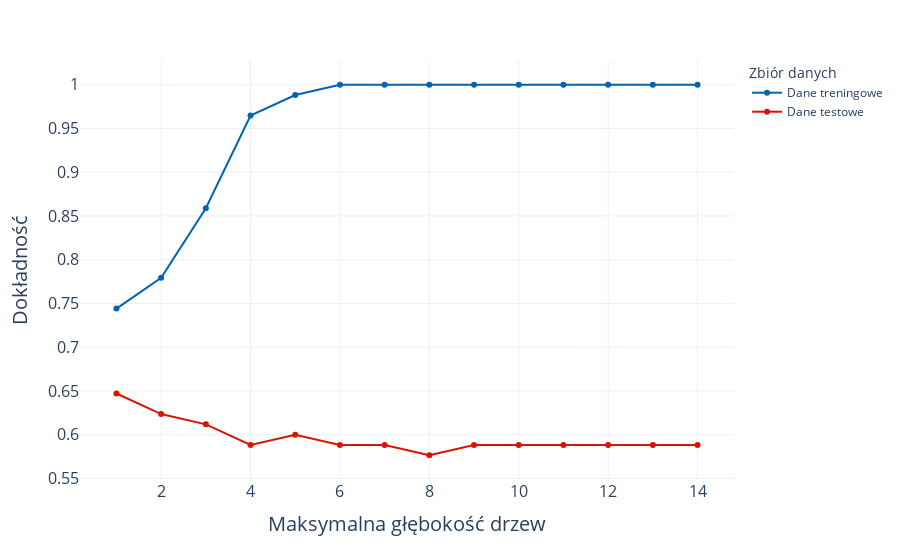

Notebook source saved alongside this figure:
### Code cell
train_test_plot(depth, ma_train, ma_test, "Maksymalna głębokość drzew", "max_depth_forest6")

### Figure 1 — Plotly figure (JSON) as saved in the notebook; plotly's stock layout.template omitted (floating-point values rounded to 4 significant figures)
{"data": [{"hovertemplate": "Zbiór danych=Dane treningowe<br>depth=%{x}<br>value=%{y}<extra></extra>", "legendgroup": "Dane treningowe", "line": {"color": "#0064B2", "dash": "solid", "shape": "linear"}, "marker": {"symbol": "circle"}, "mode": "markers+lines", "name": "Dane treningowe", "orientation": "v", "showlegend": true, "type": "scatter", "x": [1, 2, 3, 4, 5, 6, 7, 8, 9, 10, 11, 12, 13, 14], "xaxis": "x", "y": [0.7441, 0.7794, 0.8588, 0.9647, 0.9882, 1, 1, 1, 1, 1, 1, 1, 1, 1], "yaxis": "y"}, {"hovertemplate": "Zbiór danych=Dane testowe<br>depth=%{x}<br>value=%{y}<extra></extra>", "legendgroup": "Dane testowe", "line": {"color": "#D61600", "dash": "solid", "shape": "linear"}, "marker": {"symbol": "circle"}, "mode": "markers+lines", "name": "Dane testowe", "orientation": "v", "showlegend": true, "type": "scatter", "x": [1, 2, 3, 4, 5, 6, 7, 8, 9, 10, 11, 12, 13, 14], "xaxis": "x", "y": [0.6471, 0.6235, 0.6118, 0.5882, 0.6, 0.5882, 0.5882, 0.5765, 0.5882, 0.5882, 0.5882, 0.5882, 0.5882, 0.5882], "yaxis": "y"}], "layout": {"legend": {"title": {"text": "Zbiór danych"}, "tracegroupgap": 0}, "margin": {"t": 60}, "showlegend": true, "xaxis": {"anchor": "y", "domain": [0, 1], "tickfont": {"size": 16}, "title": {"font": {"size": 20}, "text": "Maksymalna głębokość drzew"}}, "yaxis": {"anchor": "x", "domain": [0, 1], "tickfont": {"size": 16}, "title": {"font": {"size": 20}, "text": "Dokładność"}}}}
